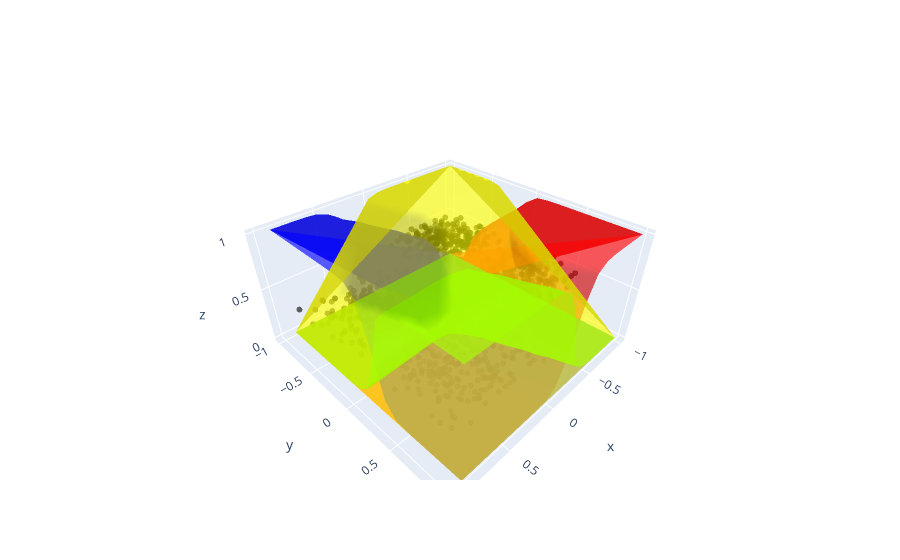

The notebook cell this image was saved under:
### Code cell
import plotly.graph_objects as pty

points = pty.Scatter3d(
        x=x[:, 0], 
        y=x[:, 1], 
        z=(0.5*np.ones(y.shape)), 
        mode='markers', 
        marker=dict(size=2, color='rgba(0, 0, 0, 0.6)')
    )

plane_1 = pty.Mesh3d(
    x = (x_val[0, :]),
    y = (x_val[1, :]),
    z = (y_3d[0, :]),
    opacity=0.8, color='rgba(255, 0, 0, 0.8)'
)

plane_2 = pty.Mesh3d(
    x = (x_val[0, :]),
    y = (x_val[1, :]),
    z = (y_3d[1, :]),
    opacity=0.8, color='rgba(0, 0, 255, 0.8)'
)

plane_3 = pty.Mesh3d(
    x = (x_val[0, :]),
    y = (x_val[1, :]),
    z = (y_3d[2, :]),
    opacity=0.8, color='rgba(0, 255, 0, 0.8)'
)

plane_4 = pty.Mesh3d(
    x = (x_val[0, :]),
    y = (x_val[1, :]),
    z = (y_3d[3, :]),
    opacity=0.8, color='rgba(255, 255, 0, 0.8)'
)


fig = pty.Figure(data=[points, plane_1, plane_2, plane_3, plane_4])
fig.show()

### Figure 1 — Plotly figure (JSON) as saved in the notebook; plotly's stock layout.template omitted (floating-point values rounded to 4 significant figures; data arrays with more than 128 entries replaced by an {"elided": "..."} marker saying what was removed)
{"data": [{"marker": {"color": "rgba(0, 0, 0, 0.6)", "size": 2}, "mode": "markers", "type": "scatter3d", "x": {"elided": "1000 float values"}, "y": {"elided": "1000 float values"}, "z": {"elided": "1000 float values"}}, {"color": "rgba(255, 0, 0, 0.8)", "opacity": 0.8, "type": "mesh3d", "x": {"elided": "400 float values"}, "y": {"elided": "400 float values"}, "z": {"elided": "400 float values"}}, {"color": "rgba(0, 0, 255, 0.8)", "opacity": 0.8, "type": "mesh3d", "x": {"elided": "400 float values"}, "y": {"elided": "400 float values"}, "z": {"elided": "400 float values"}}, {"color": "rgba(0, 255, 0, 0.8)", "opacity": 0.8, "type": "mesh3d", "x": {"elided": "400 float values"}, "y": {"elided": "400 float values"}, "z": {"elided": "400 float values"}}, {"color": "rgba(255, 255, 0, 0.8)", "opacity": 0.8, "type": "mesh3d", "x": {"elided": "400 float values"}, "y": {"elided": "400 float values"}, "z": {"elided": "400 float values"}}], "layout": {}}
